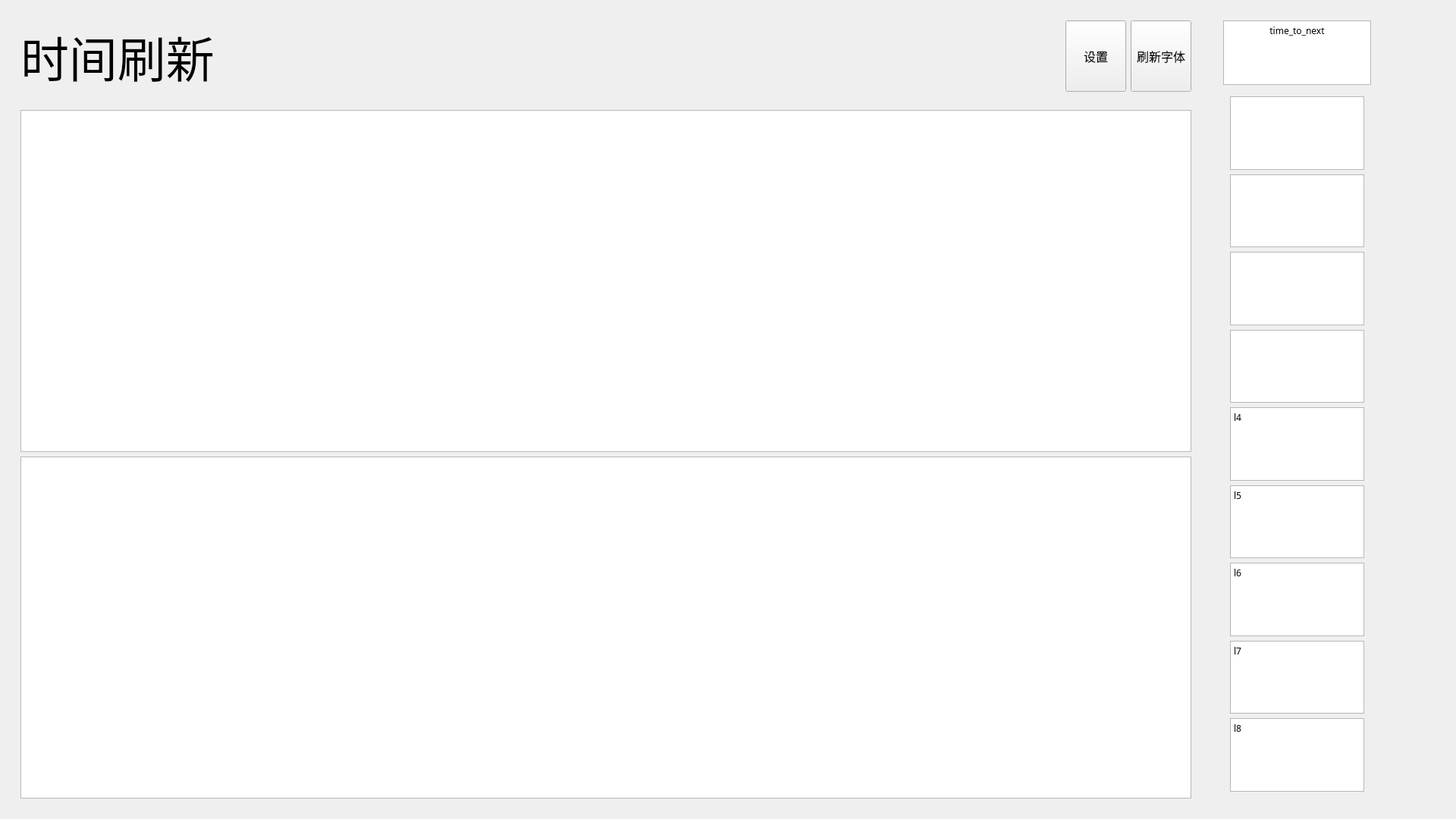
<?xml version="1.0" encoding="UTF-8"?>
<ui version="4.0">
 <class>MainWindow</class>
 <widget class="QMainWindow" name="MainWindow">
  <property name="geometry">
   <rect>
    <x>0</x>
    <y>0</y>
    <width>1920</width>
    <height>1080</height>
   </rect>
  </property>
  <property name="sizePolicy">
   <sizepolicy hsizetype="Preferred" vsizetype="Preferred">
    <horstretch>0</horstretch>
    <verstretch>0</verstretch>
   </sizepolicy>
  </property>
  <property name="font">
   <font>
    <family>黑体</family>
   </font>
  </property>
  <property name="windowTitle">
   <string>MainWindow</string>
  </property>
  <widget class="QWidget" name="centralwidget">
   <layout class="QHBoxLayout" name="horizontalLayout_2" stretch="5,1">
    <item>
     <widget class="QWidget" name="widget_2" native="true">
      <layout class="QVBoxLayout" name="verticalLayout_2" stretch="0,30">
       <item>
        <widget class="QWidget" name="widget" native="true">
         <property name="sizePolicy">
          <sizepolicy hsizetype="Preferred" vsizetype="Expanding">
           <horstretch>0</horstretch>
           <verstretch>0</verstretch>
          </sizepolicy>
         </property>
         <property name="font">
          <font>
           <family>黑体</family>
           <pointsize>12</pointsize>
          </font>
         </property>
         <layout class="QHBoxLayout" name="horizontalLayout_3" stretch="20,1,1">
          <item>
           <widget class="QLabel" name="nowtime">
            <property name="font">
             <font>
              <family>黑体</family>
              <pointsize>48</pointsize>
             </font>
            </property>
            <property name="text">
             <string>时间刷新</string>
            </property>
           </widget>
          </item>
          <item>
           <widget class="QPushButton" name="settings_">
            <property name="sizePolicy">
             <sizepolicy hsizetype="Preferred" vsizetype="Preferred">
              <horstretch>0</horstretch>
              <verstretch>0</verstretch>
             </sizepolicy>
            </property>
            <property name="font">
             <font>
              <family>黑体</family>
              <pointsize>12</pointsize>
              <weight>50</weight>
              <bold>false</bold>
             </font>
            </property>
            <property name="text">
             <string>设置</string>
            </property>
           </widget>
          </item>
          <item>
           <widget class="QPushButton" name="refresh_font_">
            <property name="sizePolicy">
             <sizepolicy hsizetype="Preferred" vsizetype="Preferred">
              <horstretch>0</horstretch>
              <verstretch>0</verstretch>
             </sizepolicy>
            </property>
            <property name="font">
             <font>
              <family>黑体</family>
              <pointsize>12</pointsize>
              <weight>50</weight>
              <bold>false</bold>
             </font>
            </property>
            <property name="text">
             <string>刷新字体</string>
            </property>
           </widget>
          </item>
         </layout>
        </widget>
       </item>
       <item>
        <widget class="QWidget" name="msg_hw" native="true">
         <layout class="QVBoxLayout" name="verticalLayout_3">
          <item>
           <widget class="QTextEdit" name="message">
            <property name="maximumSize">
             <size>
              <width>16777215</width>
              <height>16777215</height>
             </size>
            </property>
            <property name="font">
             <font>
              <family>黑体</family>
              <pointsize>14</pointsize>
             </font>
            </property>
            <property name="html">
             <string>&lt;!DOCTYPE HTML PUBLIC &quot;-//W3C//DTD HTML 4.0//EN&quot; &quot;http://www.w3.org/TR/REC-html40/strict.dtd&quot;&gt;
&lt;html&gt;&lt;head&gt;&lt;meta name=&quot;qrichtext&quot; content=&quot;1&quot; /&gt;&lt;style type=&quot;text/css&quot;&gt;
p, li { white-space: pre-wrap; }
&lt;/style&gt;&lt;/head&gt;&lt;body style=&quot; font-family:'黑体','黑体'; font-size:14pt; font-weight:400; font-style:normal;&quot;&gt;
&lt;p style=&quot;-qt-paragraph-type:empty; margin-top:0px; margin-bottom:0px; margin-left:0px; margin-right:0px; -qt-block-indent:0; text-indent:0px; font-family:'黑体';&quot;&gt;&lt;br /&gt;&lt;/p&gt;&lt;/body&gt;&lt;/html&gt;</string>
            </property>
            <property name="acceptRichText">
             <bool>false</bool>
            </property>
           </widget>
          </item>
          <item>
           <widget class="QTextEdit" name="homework">
            <property name="font">
             <font>
              <family>黑体</family>
              <pointsize>14</pointsize>
             </font>
            </property>
            <property name="html">
             <string>&lt;!DOCTYPE HTML PUBLIC &quot;-//W3C//DTD HTML 4.0//EN&quot; &quot;http://www.w3.org/TR/REC-html40/strict.dtd&quot;&gt;
&lt;html&gt;&lt;head&gt;&lt;meta name=&quot;qrichtext&quot; content=&quot;1&quot; /&gt;&lt;style type=&quot;text/css&quot;&gt;
p, li { white-space: pre-wrap; }
&lt;/style&gt;&lt;/head&gt;&lt;body style=&quot; font-family:'黑体','黑体'; font-size:14pt; font-weight:400; font-style:normal;&quot;&gt;
&lt;p style=&quot;-qt-paragraph-type:empty; margin-top:0px; margin-bottom:0px; margin-left:0px; margin-right:0px; -qt-block-indent:0; text-indent:0px; font-family:'黑体';&quot;&gt;&lt;br /&gt;&lt;/p&gt;&lt;/body&gt;&lt;/html&gt;</string>
            </property>
            <property name="acceptRichText">
             <bool>false</bool>
            </property>
           </widget>
          </item>
         </layout>
        </widget>
       </item>
      </layout>
     </widget>
    </item>
    <item>
     <widget class="QWidget" name="curriculum" native="true">
      <layout class="QHBoxLayout" name="horizontalLayout" stretch="25,10">
       <item>
        <widget class="QWidget" name="course_display" native="true">
         <layout class="QVBoxLayout" name="verticalLayout" stretch="1,11">
          <item>
           <widget class="QTextBrowser" name="time_to_next">
            <property name="font">
             <font>
              <family>黑体</family>
             </font>
            </property>
            <property name="html">
             <string>&lt;!DOCTYPE HTML PUBLIC &quot;-//W3C//DTD HTML 4.0//EN&quot; &quot;http://www.w3.org/TR/REC-html40/strict.dtd&quot;&gt;
&lt;html&gt;&lt;head&gt;&lt;meta name=&quot;qrichtext&quot; content=&quot;1&quot; /&gt;&lt;style type=&quot;text/css&quot;&gt;
p, li { white-space: pre-wrap; }
&lt;/style&gt;&lt;/head&gt;&lt;body style=&quot; font-family:'黑体','黑体'; font-size:9pt; font-weight:400; font-style:normal;&quot;&gt;
&lt;p align=&quot;center&quot; style=&quot; margin-top:0px; margin-bottom:0px; margin-left:0px; margin-right:0px; -qt-block-indent:0; text-indent:0px;&quot;&gt;&lt;span style=&quot; font-family:'黑体';&quot;&gt;time_to_next&lt;/span&gt;&lt;/p&gt;
&lt;p align=&quot;center&quot; style=&quot;-qt-paragraph-type:empty; margin-top:0px; margin-bottom:0px; margin-left:0px; margin-right:0px; -qt-block-indent:0; text-indent:0px; font-family:'黑体';&quot;&gt;&lt;br /&gt;&lt;/p&gt;&lt;/body&gt;&lt;/html&gt;</string>
            </property>
            <property name="acceptRichText">
             <bool>true</bool>
            </property>
           </widget>
          </item>
          <item>
           <widget class="QWidget" name="lessons_list" native="true">
            <property name="sizePolicy">
             <sizepolicy hsizetype="Preferred" vsizetype="Preferred">
              <horstretch>0</horstretch>
              <verstretch>0</verstretch>
             </sizepolicy>
            </property>
            <property name="font">
             <font>
              <family>黑体</family>
             </font>
            </property>
            <layout class="QVBoxLayout" name="verticalLayout_6" stretch="0,0,0,0,0,0,0,0,0">
             <item>
              <widget class="QTextBrowser" name="ctcbc_2">
               <property name="font">
                <font>
                 <family>黑体</family>
                 <pointsize>12</pointsize>
                </font>
               </property>
               <property name="html">
                <string>&lt;!DOCTYPE HTML PUBLIC &quot;-//W3C//DTD HTML 4.0//EN&quot; &quot;http://www.w3.org/TR/REC-html40/strict.dtd&quot;&gt;
&lt;html&gt;&lt;head&gt;&lt;meta name=&quot;qrichtext&quot; content=&quot;1&quot; /&gt;&lt;style type=&quot;text/css&quot;&gt;
p, li { white-space: pre-wrap; }
&lt;/style&gt;&lt;/head&gt;&lt;body style=&quot; font-family:'黑体','黑体','黑体'; font-size:12pt; font-weight:400; font-style:normal;&quot;&gt;
&lt;p align=&quot;center&quot; style=&quot;-qt-paragraph-type:empty; margin-top:0px; margin-bottom:0px; margin-left:0px; margin-right:0px; -qt-block-indent:0; text-indent:0px; font-family:'黑体','黑体';&quot;&gt;&lt;br /&gt;&lt;/p&gt;&lt;/body&gt;&lt;/html&gt;</string>
               </property>
              </widget>
             </item>
             <item>
              <widget class="QTextBrowser" name="textBrowser_10">
               <property name="html">
                <string>&lt;!DOCTYPE HTML PUBLIC &quot;-//W3C//DTD HTML 4.0//EN&quot; &quot;http://www.w3.org/TR/REC-html40/strict.dtd&quot;&gt;
&lt;html&gt;&lt;head&gt;&lt;meta name=&quot;qrichtext&quot; content=&quot;1&quot; /&gt;&lt;style type=&quot;text/css&quot;&gt;
p, li { white-space: pre-wrap; }
&lt;/style&gt;&lt;/head&gt;&lt;body style=&quot; font-family:'黑体','黑体'; font-size:9pt; font-weight:400; font-style:normal;&quot;&gt;
&lt;p style=&quot; margin-top:0px; margin-bottom:0px; margin-left:0px; margin-right:0px; -qt-block-indent:0; text-indent:0px;&quot;&gt;&lt;span style=&quot; font-family:'SimSun';&quot;&gt;      &lt;/span&gt;&lt;/p&gt;&lt;/body&gt;&lt;/html&gt;</string>
               </property>
              </widget>
             </item>
             <item>
              <widget class="QTextBrowser" name="textBrowser_11">
               <property name="html">
                <string>&lt;!DOCTYPE HTML PUBLIC &quot;-//W3C//DTD HTML 4.0//EN&quot; &quot;http://www.w3.org/TR/REC-html40/strict.dtd&quot;&gt;
&lt;html&gt;&lt;head&gt;&lt;meta name=&quot;qrichtext&quot; content=&quot;1&quot; /&gt;&lt;style type=&quot;text/css&quot;&gt;
p, li { white-space: pre-wrap; }
&lt;/style&gt;&lt;/head&gt;&lt;body style=&quot; font-family:'黑体','黑体'; font-size:9pt; font-weight:400; font-style:normal;&quot;&gt;
&lt;p style=&quot; margin-top:0px; margin-bottom:0px; margin-left:0px; margin-right:0px; -qt-block-indent:0; text-indent:0px;&quot;&gt;&lt;span style=&quot; font-family:'SimSun';&quot;&gt;      &lt;/span&gt;&lt;/p&gt;&lt;/body&gt;&lt;/html&gt;</string>
               </property>
              </widget>
             </item>
             <item>
              <widget class="QTextBrowser" name="textBrowser_12">
               <property name="html">
                <string>&lt;!DOCTYPE HTML PUBLIC &quot;-//W3C//DTD HTML 4.0//EN&quot; &quot;http://www.w3.org/TR/REC-html40/strict.dtd&quot;&gt;
&lt;html&gt;&lt;head&gt;&lt;meta name=&quot;qrichtext&quot; content=&quot;1&quot; /&gt;&lt;style type=&quot;text/css&quot;&gt;
p, li { white-space: pre-wrap; }
&lt;/style&gt;&lt;/head&gt;&lt;body style=&quot; font-family:'黑体','黑体'; font-size:9pt; font-weight:400; font-style:normal;&quot;&gt;
&lt;p style=&quot; margin-top:0px; margin-bottom:0px; margin-left:0px; margin-right:0px; -qt-block-indent:0; text-indent:0px;&quot;&gt;&lt;span style=&quot; font-family:'SimSun';&quot;&gt;      &lt;/span&gt;&lt;/p&gt;&lt;/body&gt;&lt;/html&gt;</string>
               </property>
              </widget>
             </item>
             <item>
              <widget class="QTextBrowser" name="textBrowser_13">
               <property name="html">
                <string>&lt;!DOCTYPE HTML PUBLIC &quot;-//W3C//DTD HTML 4.0//EN&quot; &quot;http://www.w3.org/TR/REC-html40/strict.dtd&quot;&gt;
&lt;html&gt;&lt;head&gt;&lt;meta name=&quot;qrichtext&quot; content=&quot;1&quot; /&gt;&lt;style type=&quot;text/css&quot;&gt;
p, li { white-space: pre-wrap; }
&lt;/style&gt;&lt;/head&gt;&lt;body style=&quot; font-family:'黑体','黑体'; font-size:9pt; font-weight:400; font-style:normal;&quot;&gt;
&lt;p style=&quot; margin-top:0px; margin-bottom:0px; margin-left:0px; margin-right:0px; -qt-block-indent:0; text-indent:0px;&quot;&gt;&lt;span style=&quot; font-family:'SimSun';&quot;&gt;l4&lt;/span&gt;&lt;/p&gt;&lt;/body&gt;&lt;/html&gt;</string>
               </property>
              </widget>
             </item>
             <item>
              <widget class="QTextBrowser" name="textBrowser_14">
               <property name="html">
                <string>&lt;!DOCTYPE HTML PUBLIC &quot;-//W3C//DTD HTML 4.0//EN&quot; &quot;http://www.w3.org/TR/REC-html40/strict.dtd&quot;&gt;
&lt;html&gt;&lt;head&gt;&lt;meta name=&quot;qrichtext&quot; content=&quot;1&quot; /&gt;&lt;style type=&quot;text/css&quot;&gt;
p, li { white-space: pre-wrap; }
&lt;/style&gt;&lt;/head&gt;&lt;body style=&quot; font-family:'黑体','黑体'; font-size:9pt; font-weight:400; font-style:normal;&quot;&gt;
&lt;p style=&quot; margin-top:0px; margin-bottom:0px; margin-left:0px; margin-right:0px; -qt-block-indent:0; text-indent:0px;&quot;&gt;&lt;span style=&quot; font-family:'SimSun';&quot;&gt;l5&lt;/span&gt;&lt;/p&gt;&lt;/body&gt;&lt;/html&gt;</string>
               </property>
              </widget>
             </item>
             <item>
              <widget class="QTextBrowser" name="textBrowser_15">
               <property name="html">
                <string>&lt;!DOCTYPE HTML PUBLIC &quot;-//W3C//DTD HTML 4.0//EN&quot; &quot;http://www.w3.org/TR/REC-html40/strict.dtd&quot;&gt;
&lt;html&gt;&lt;head&gt;&lt;meta name=&quot;qrichtext&quot; content=&quot;1&quot; /&gt;&lt;style type=&quot;text/css&quot;&gt;
p, li { white-space: pre-wrap; }
&lt;/style&gt;&lt;/head&gt;&lt;body style=&quot; font-family:'黑体','黑体'; font-size:9pt; font-weight:400; font-style:normal;&quot;&gt;
&lt;p style=&quot; margin-top:0px; margin-bottom:0px; margin-left:0px; margin-right:0px; -qt-block-indent:0; text-indent:0px;&quot;&gt;&lt;span style=&quot; font-family:'SimSun';&quot;&gt;l6&lt;/span&gt;&lt;/p&gt;&lt;/body&gt;&lt;/html&gt;</string>
               </property>
              </widget>
             </item>
             <item>
              <widget class="QTextBrowser" name="textBrowser_16">
               <property name="html">
                <string>&lt;!DOCTYPE HTML PUBLIC &quot;-//W3C//DTD HTML 4.0//EN&quot; &quot;http://www.w3.org/TR/REC-html40/strict.dtd&quot;&gt;
&lt;html&gt;&lt;head&gt;&lt;meta name=&quot;qrichtext&quot; content=&quot;1&quot; /&gt;&lt;style type=&quot;text/css&quot;&gt;
p, li { white-space: pre-wrap; }
&lt;/style&gt;&lt;/head&gt;&lt;body style=&quot; font-family:'黑体','黑体'; font-size:9pt; font-weight:400; font-style:normal;&quot;&gt;
&lt;p style=&quot; margin-top:0px; margin-bottom:0px; margin-left:0px; margin-right:0px; -qt-block-indent:0; text-indent:0px;&quot;&gt;&lt;span style=&quot; font-family:'SimSun';&quot;&gt;l7&lt;/span&gt;&lt;/p&gt;&lt;/body&gt;&lt;/html&gt;</string>
               </property>
              </widget>
             </item>
             <item>
              <widget class="QTextBrowser" name="textBrowser_17">
               <property name="html">
                <string>&lt;!DOCTYPE HTML PUBLIC &quot;-//W3C//DTD HTML 4.0//EN&quot; &quot;http://www.w3.org/TR/REC-html40/strict.dtd&quot;&gt;
&lt;html&gt;&lt;head&gt;&lt;meta name=&quot;qrichtext&quot; content=&quot;1&quot; /&gt;&lt;style type=&quot;text/css&quot;&gt;
p, li { white-space: pre-wrap; }
&lt;/style&gt;&lt;/head&gt;&lt;body style=&quot; font-family:'黑体','黑体'; font-size:9pt; font-weight:400; font-style:normal;&quot;&gt;
&lt;p style=&quot; margin-top:0px; margin-bottom:0px; margin-left:0px; margin-right:0px; -qt-block-indent:0; text-indent:0px;&quot;&gt;&lt;span style=&quot; font-family:'SimSun';&quot;&gt;l8&lt;/span&gt;&lt;/p&gt;
&lt;p style=&quot;-qt-paragraph-type:empty; margin-top:0px; margin-bottom:0px; margin-left:0px; margin-right:0px; -qt-block-indent:0; text-indent:0px; font-family:'SimSun';&quot;&gt;&lt;br /&gt;&lt;/p&gt;&lt;/body&gt;&lt;/html&gt;</string>
               </property>
              </widget>
             </item>
            </layout>
           </widget>
          </item>
         </layout>
        </widget>
       </item>
       <item>
        <spacer name="indicator_spacer">
         <property name="orientation">
          <enum>Qt::Horizontal</enum>
         </property>
         <property name="sizeHint" stdset="0">
          <size>
           <width>100</width>
           <height>20</height>
          </size>
         </property>
        </spacer>
       </item>
      </layout>
     </widget>
    </item>
   </layout>
  </widget>
  <widget class="QMenuBar" name="menuBar">
   <property name="geometry">
    <rect>
     <x>0</x>
     <y>0</y>
     <width>1920</width>
     <height>21</height>
    </rect>
   </property>
  </widget>
  <action name="action">
   <property name="text">
    <string>课表</string>
   </property>
  </action>
  <action name="action_2">
   <property name="text">
    <string>时间表</string>
   </property>
  </action>
  <action name="action_3">
   <property name="text">
    <string>程序设置</string>
   </property>
  </action>
  <action name="action_4">
   <property name="text">
    <string>今日配置文件</string>
   </property>
  </action>
  <action name="action_5">
   <property name="text">
    <string>配置文件备份</string>
   </property>
  </action>
  <action name="action_6">
   <property name="text">
    <string>今日课表</string>
   </property>
  </action>
  <action name="action_7">
   <property name="text">
    <string>信息</string>
   </property>
  </action>
  <action name="action_9">
   <property name="text">
    <string>作业</string>
   </property>
  </action>
 </widget>
 <resources/>
 <connections/>
</ui>
